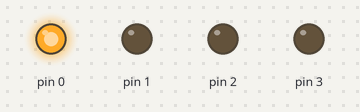
The sketch below on a simulated Arduino Uno, built with avr-gcc and run on an emulated ATmega328P. Parts: output pins drawn as LEDs (lit = HIGH).

Above: at 0.2 s.
At 1.2 s:
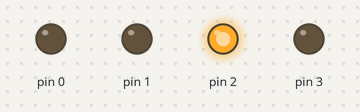
At 2.7 s:
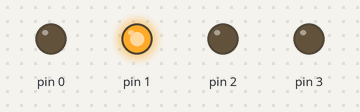
At 3.7 s:
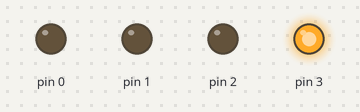
Timing chart, 0 to 4.6 s (numbered marks = the images above):
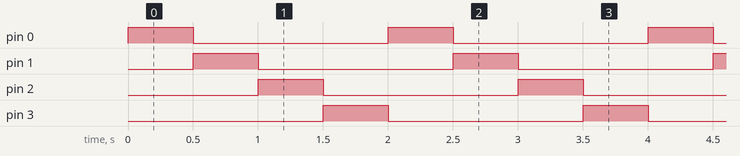

The sketch:

diody.ino
```cpp
void setup() {
  for(int i=0;i<=3;i++){
    pinMode(i,OUTPUT);
  }

}

void loop() {
  for(int i=0;i<=3;i++){
    digitalWrite(i,HIGH);
    if(i==0){
      digitalWrite(3,LOW);
    }else{
      digitalWrite(i-1,LOW);
    }
    delay(500);
  }

}
```

Measured:
- by itself, pin 0–3: alternates HIGH for 0.50 s and LOW for 1.5 s
- by itself, everything shown: repeats every 2.0 s, in 4 steps
